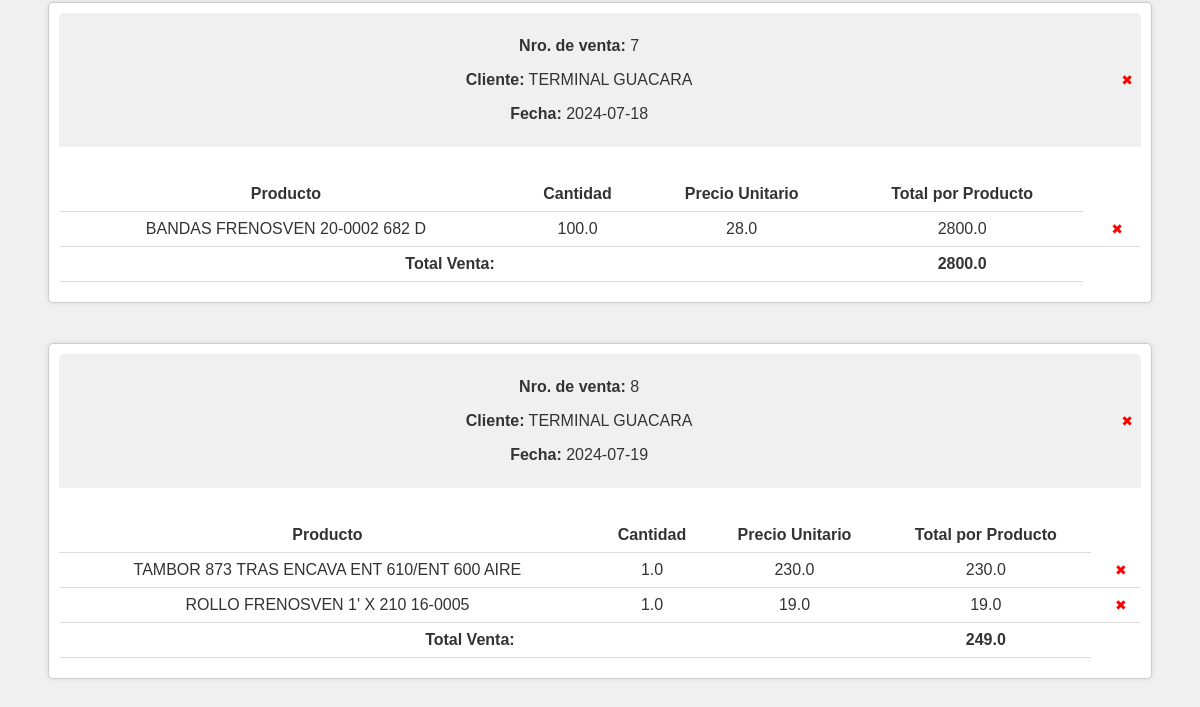
Before: /historial_ventas (lower part) with the older database file.
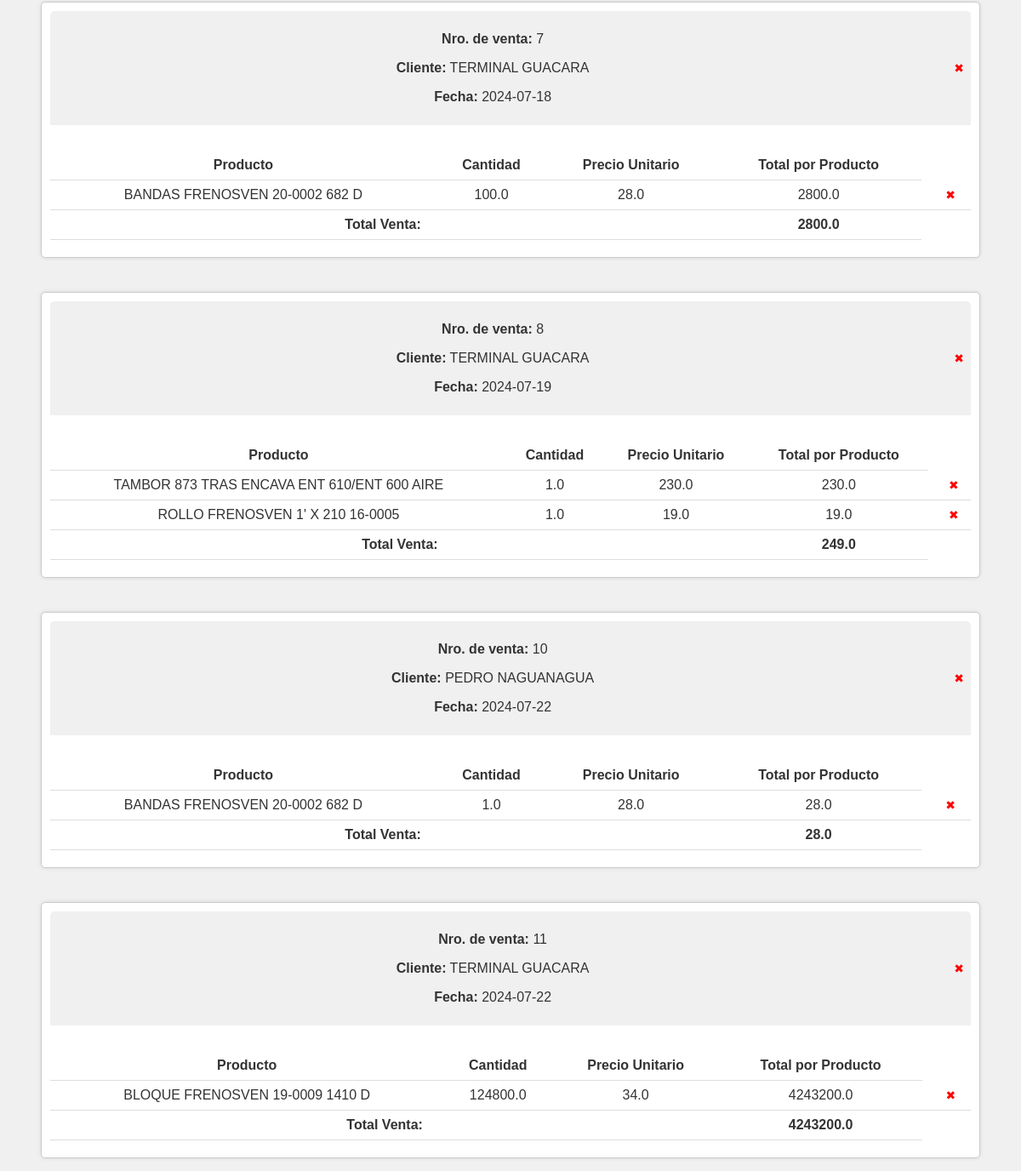
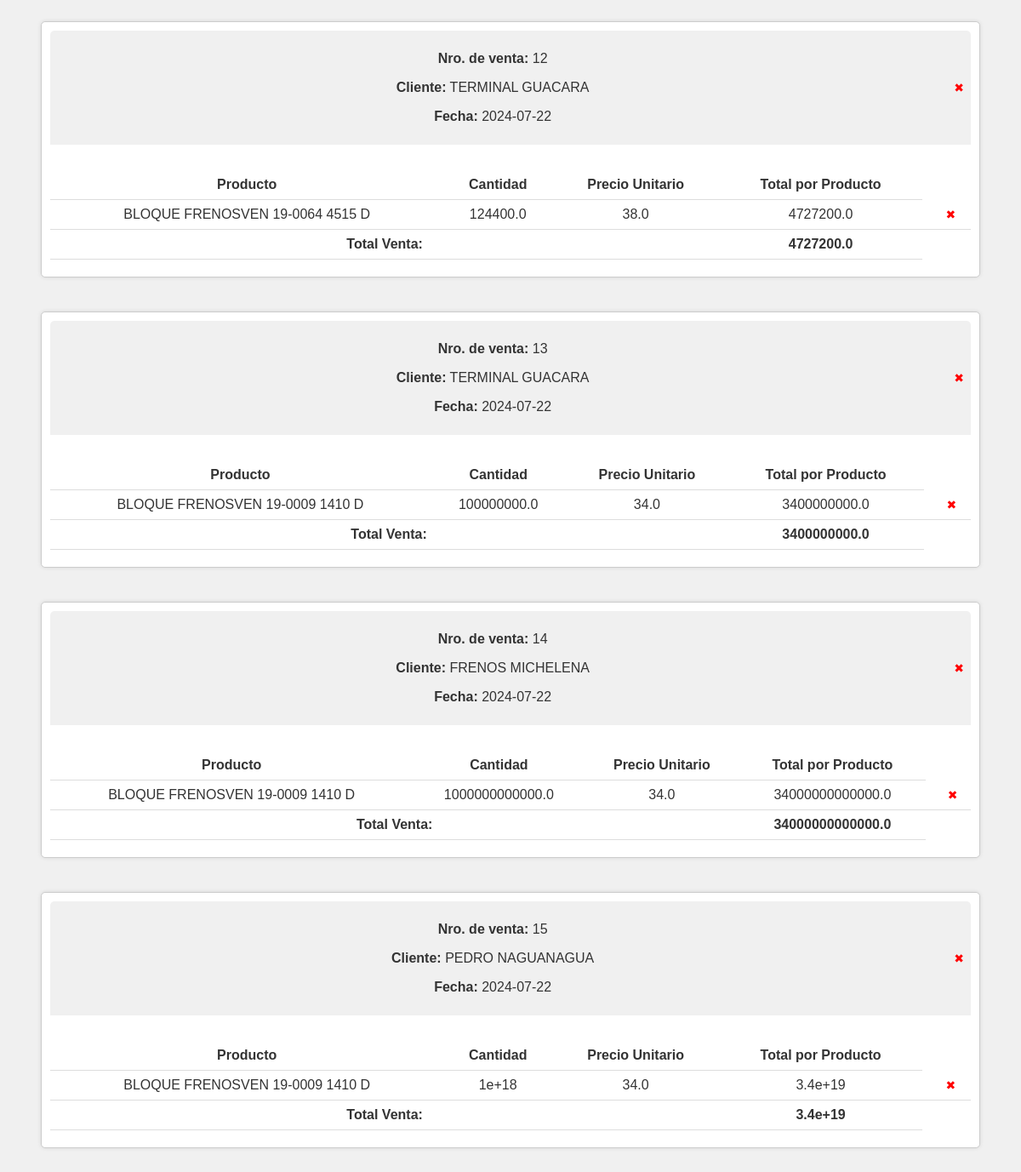
After: the same page with the newer database file (2 pictures, top to bottom).
### tables this page shows
CREATE TABLE Ventas (
    id INTEGER PRIMARY KEY AUTOINCREMENT,
    numero_venta INTEGER,
    cliente TEXT,
    producto TEXT,
    cantidad INTEGER,
    precio REAL,
    costo REAL,
    fecha DATE,
    FOREIGN KEY (cliente) REFERENCES Clientes(nombre_cliente)
);

### routes/historial_ventas.py (the view)
@historial_ventas_bp.route('/historial_ventas')
def historial_ventas():
    db = get_db()
    cursor = db.execute('SELECT numero_venta, cliente, fecha, producto, cantidad, precio FROM Ventas ORDER BY numero_venta')
    ventas = cursor.fetchall()
    ventas_agrupadas = []
    current_numero_venta = None
    venta_actual = None
    for venta in ventas:
        if venta['numero_venta'] != current_numero_venta:
            if venta_actual:
                total_venta = sum(producto['cantidad'] * producto['precio'] for producto in venta_actual['productos'])
                venta_actual['total_venta'] = total_venta
                ventas_agrupadas.append(venta_actual)
            venta_actual = {
                'numero_venta': venta['numero_venta'],
                'cliente': venta['cliente'],
                'fecha': venta['fecha'],
                'productos': []
            }
            current_numero_venta = venta['numero_venta']
        try:
            cantidad = float(venta['cantidad']) if venta['cantidad'] else 0.0
        except ValueError:
            cantidad = 0.0
        try:
            precio = float(venta['precio']) if venta['precio'] else 0.0
        except ValueError:
            precio = 0.0
        venta_actual['productos'].append({
            'producto': venta['producto'],
            'cantidad': cantidad,  # Convertir a float
            'precio': precio  # Convertir a float
        })
    if venta_actual:
        total_venta = sum(float(producto['cantidad']) * float(producto['precio']) for producto in venta_actual['productos'])
        venta_actual['total_venta'] = total_venta
        ventas_agrupadas.append(venta_actual)
    return render_template('historial_ventas.html', ventas=ventas_agrupadas)

### app.py (called while the page is built)
def create_app():
    app = Flask(__name__, template_folder='templates')
    app.config['SECRET_KEY'] = cargar_clave_secreta()
    @app.before_request
    def before_request():
        g.db = get_db()
    @app.teardown_appcontext
    def teardown_appcontext(error):
        close_db(error)
    @app.route('/')
    def index():
        return render_template('index.html')
    app.register_blueprint(agregar_stock_bp)
    app.register_blueprint(sumar_stock_bp)
    app.register_blueprint(automatizar_mensajes_bp)
    app.register_blueprint(crear_notas_entrega_bp)
    app.register_blueprint(historial_ventas_bp)
    app.register_blueprint(manejar_credito_bp)
    app.register_blueprint(mostrar_inventario_bp)
    app.register_blueprint(nueva_venta_bp)
    return app

### routes/database.py (called while the page is built)
def get_db():
    if 'db' not in g:
        g.db = sqlite3.connect(DATABASE)
        g.db.row_factory = sqlite3.Row
    return g.db

### templates/historial_ventas.html (shortened to what this page needs)
<!DOCTYPE html>
<html lang="en">
<head>
    <link rel="stylesheet" href="{{ url_for ('static', filename='style.css')}}">
</head>
<body>
    <div class="contenido-principal">
        <div id="historial" class="ventas-container">
            {% for venta in ventas %}
            <div class="venta-card">
                <div class="venta-header">
                    <div>
                        <p><strong>Nro. de venta:</strong> {{ venta.numero_venta }}</p>
                        <p><strong>Cliente:</strong> {{ venta.cliente }}</p>
                        <p><strong>Fecha:</strong> {{ venta.fecha }}</p>
                    </div>
                    <form action="/eliminar_venta/{{ venta.numero_venta }}" method="post">
                        <span class="eliminar-venta" title="Eliminar Venta" onclick="this.parentElement.submit()">&#x2716;</span>
                    </form>
                </div>
                <div class="venta-body">
                    <table>
                        <thead>
                            <tr>
                                <th>Producto</th>
                                <th>Cantidad</th>
                                <th>Precio Unitario</th>
                                <th>Total por Producto</th>
                            </tr>
                        </thead>
                        <tbody>
                            {% for producto in venta.productos %}
                            <tr>
                                <td>{{ producto.producto }}</td>
                                <td>{{ producto.cantidad }}</td>
                                <td>{{ producto.precio }}</td>
                                <td>{{ producto.cantidad * producto.precio }}</td>
                                <td>
                                    <form action="/eliminar_producto/{{ venta.numero_venta }}/{{ producto.producto }}" method="post">
                                        <span class="eliminar-venta" title="Eliminar Producto" onclick="this.parentElement.submit()">&#x2716;</span>
                                    </form>
                                </td>
                            </tr>
                            {% endfor %}
                        </tbody>
                        <tfoot>
                            <tr>
                                <td colspan="3"><strong>Total Venta:</strong></td>
                                <td><strong>{{ venta.total_venta }}</strong></td>
                            </tr>
                        </tfoot>
                    </table>
                </div>
            </div>
            {% endfor %}
        </div>
    </div>
</body>
</html>

### static/style.css (style rules this page uses)
body { font-family: Arial, sans-serif; background-color: #f0f0f0; padding: 20px; display: flex; justify-content: space-between; color: #333333; }
table { width: 100%; border-collapse: collapse; margin-top: 10px; text-align: center; }
.contenido-principal { margin-left: 0; width: 100%; padding: 20px; transition: margin-left 0.3s ease; }
.ventas-container { display: flex; flex-wrap: wrap; gap: 20px; }
.venta-card { background-color: #ffffff; border: 1px solid #cccccc; border-radius: 5px; box-shadow: 0 0 5px rgba(0, 0, 0, 0.1); width: calc(100% - 20px); padding: 10px; position: relative; margin-bottom: 20px; }
.venta-header { background-color: #f0f0f0; border-top-left-radius: 5px; border-top-right-radius: 5px; padding: 8px; margin-bottom: 10px; display: flex; justify-content: space-between; align-items: center; text-align: center; flex-wrap: wrap; }
.venta-header > div { flex: 1; margin-right: 20px; }
.venta-body { padding: 10px 0; }
.eliminar-venta { font-size: 14px; color: #ff0000; cursor: pointer; margin-left: 10px; }

Changed rows visible on the page:
added Ventas: numero_venta "10", cliente "PEDRO NAGUANAGUA", fecha "2024-07-22", producto "BANDAS FRENOSVEN 20-0002 682 D", cantidad "1.0", precio "28.0", producto.cantidad*producto.precio "28.0", total_venta "28.0"
added Ventas: numero_venta "11", cliente "TERMINAL GUACARA", fecha "2024-07-22", producto "BLOQUE FRENOSVEN 19-0009 1410 D", cantidad "124800.0", precio "34.0", producto.cantidad*producto.precio "4243200.0", total_venta "4243200.0"
added Ventas: numero_venta "12", cliente "TERMINAL GUACARA", fecha "2024-07-22", producto "BLOQUE FRENOSVEN 19-0064 4515 D", cantidad "124400.0", precio "38.0", producto.cantidad*producto.precio "4727200.0", total_venta "4727200.0"
added Ventas: numero_venta "13", cliente "TERMINAL GUACARA", fecha "2024-07-22", producto "BLOQUE FRENOSVEN 19-0009 1410 D", cantidad "100000000.0", precio "34.0", producto.cantidad*producto.precio "3400000000.0", total_venta "3400000000.0"
added Ventas: numero_venta "14", cliente "FRENOS MICHELENA", fecha "2024-07-22", producto "BLOQUE FRENOSVEN 19-0009 1410 D", cantidad "1000000000000.0", precio "34.0", producto.cantidad*producto.precio "34000000000000.0", total_venta "34000000000000.0"
added Ventas: numero_venta "15", cliente "PEDRO NAGUANAGUA", fecha "2024-07-22", producto "BLOQUE FRENOSVEN 19-0009 1410 D", cantidad "1e+18", precio "34.0", producto.cantidad*producto.precio "3.4e+19", total_venta "3.4e+19"
